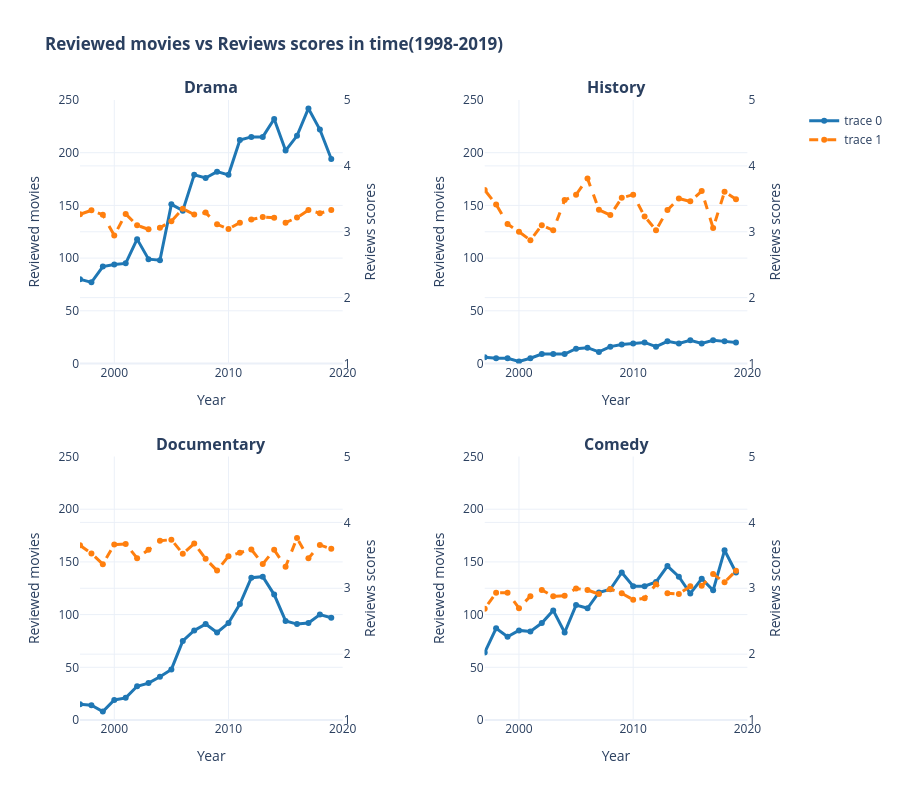

Write notebook code for a chart like this one.
### Markdown cell above
### Reviewed movies vs Reviews scores in time(1998-2019)
Given the reasonable match between reviewed and unreviewed films, we moved forward to compare production with user ratings. We found that none of the genres show any kind of correlation between production volume and user scores.

### Code cell
fig3 = make_subplots(
    rows=2, cols=2,
    subplot_titles=['<b>Drama</b>', '<b>History</b>', '<b>Documentary</b>', '<b>Comedy</b>'],
    vertical_spacing=0.15,
    horizontal_spacing=0.2,
    specs=[[{"secondary_y": True}, {"secondary_y": True}],
           [{"secondary_y": True}, {"secondary_y": True}]]
)

# Hover
for idx, genre in enumerate(genres):
    row, col = (idx // 2) + 1, (idx % 2) + 1

    # Using avg_rating_for_genre
    genre_data = avg_rating_for_genre[avg_rating_for_genre['genre'] == genre]

    # Reviewed movies hover
    fig3.add_trace(
        go.Scatter(
            x=genre_data['year_int'],
            y=genre_data['num_films_reviewed'],
            mode='lines+markers',
            line=dict(color='#1f77b4', width=3),
            marker=dict(size=6),
            showlegend=(idx == 0),
            hovertemplate=f'<b>{genre} %{{x}}</b><br>Movies: %{{y:,}}<extra></extra>'
        ),
        row=row, col=col, secondary_y=False
    )

    # Reviews scores
    fig3.add_trace(
        go.Scatter(
            x=genre_data['year_int'],
            y=genre_data['avg_rating'],
            mode='lines+markers',
            line=dict(color='#ff7f0e', width=3, dash='dash'),
            marker=dict(size=6),
            showlegend=(idx == 0),
            hovertemplate=f'<b>{genre} %{{x}}</b><br>Reviews scores: %{{y:.2f}}<extra></extra>'
        ),
        row=row, col=col, secondary_y=True
    )

fig3.update_layout(
    title=f'<b>Reviewed movies vs Reviews scores in time({first_year}-2019)</b>',
    height=800,
    hovermode="x unified",
    template='plotly_white',
    legend=dict(yanchor="top", y=0.99, xanchor="left", x=1.02)
)

# Axes
for row in [1, 2]:
    for col in [1, 2]:
        # Left: reviewed movies
        fig3.update_yaxes(
            title_text="Reviewed movies",
            secondary_y=False,
            row=row, col=col,
            range=[0, 250]
        )

        # Right: reviews scores
        fig3.update_yaxes(
            title_text="Reviews scores",
            secondary_y=True,
            row=row, col=col,
            range=[1, 5]
        )

        # Asse X
        fig3.update_xaxes(
            title_text="Year",
            row=row, col=col,
            range=[first_year-1, 2020], dtick=10
        )

fig3.show()

### Figure 1 — Plotly figure (JSON) as saved in the notebook; plotly's stock layout.template omitted (floating-point values rounded to 4 significant figures)
{"data": [{"hovertemplate": "<b>Drama %{x}</b><br>Movies: %{y:,}<extra></extra>", "line": {"color": "#1f77b4", "width": 3}, "marker": {"size": 6}, "mode": "lines+markers", "showlegend": true, "x": [1970.0, 1971.0, 1972.0, 1973.0, 1974.0, 1975.0, 1976.0, 1977.0, 1978.0, 1979.0, 1980.0, 1981.0, 1982.0, 1983.0, 1984.0, 1985.0, 1986.0, 1987.0, 1988.0, 1989.0, 1990.0, 1991.0, 1992.0, 1993.0, 1994.0, 1995.0, 1996.0, 1997.0, 1998.0, 1999.0, 2000.0, 2001.0, 2002.0, 2003.0, 2004.0, 2005.0, 2006.0, 2007.0, 2008.0, 2009.0, 2010.0, 2011.0, 2012.0, 2013.0, 2014.0, 2015.0, 2016.0, 2017.0, 2018.0, 2019.0], "y": [26, 23, 23, 37, 28, 32, 25, 34, 24, 25, 28, 26, 35, 32, 32, 37, 39, 34, 41, 48, 52, 47, 57, 64, 69, 80, 79, 80, 77, 92, 94, 95, 118, 99, 98, 151, 145, 179, 176, 182, 179, 212, 215, 215, 232, 202, 216, 242, 222, 194], "type": "scatter", "xaxis": "x", "yaxis": "y"}, {"hovertemplate": "<b>Drama %{x}</b><br>Reviews scores: %{y:.2f}<extra></extra>", "line": {"color": "#ff7f0e", "dash": "dash", "width": 3}, "marker": {"size": 6}, "mode": "lines+markers", "showlegend": true, "x": [1970.0, 1971.0, 1972.0, 1973.0, 1974.0, 1975.0, 1976.0, 1977.0, 1978.0, 1979.0, 1980.0, 1981.0, 1982.0, 1983.0, 1984.0, 1985.0, 1986.0, 1987.0, 1988.0, 1989.0, 1990.0, 1991.0, 1992.0, 1993.0, 1994.0, 1995.0, 1996.0, 1997.0, 1998.0, 1999.0, 2000.0, 2001.0, 2002.0, 2003.0, 2004.0, 2005.0, 2006.0, 2007.0, 2008.0, 2009.0, 2010.0, 2011.0, 2012.0, 2013.0, 2014.0, 2015.0, 2016.0, 2017.0, 2018.0, 2019.0], "y": [3.16, 3.613, 3.315, 3.496, 3.395, 3.431, 3.55, 3.296, 3.043, 3.561, 3.192, 3.478, 3.278, 2.985, 3.398, 2.991, 3.264, 3.268, 3.074, 3.074, 3.356, 3.578, 3.399, 3.253, 2.885, 3.087, 3.072, 3.265, 3.326, 3.256, 2.945, 3.269, 3.098, 3.036, 3.061, 3.16, 3.35, 3.261, 3.291, 3.113, 3.043, 3.136, 3.185, 3.224, 3.212, 3.138, 3.215, 3.329, 3.282, 3.329], "type": "scatter", "xaxis": "x", "yaxis": "y2"}, {"hovertemplate": "<b>History %{x}</b><br>Movies: %{y:,}<extra></extra>", "line": {"color": "#1f77b4", "width": 3}, "marker": {"size": 6}, "mode": "lines+markers", "showlegend": false, "x": [1970.0, 1971.0, 1972.0, 1973.0, 1974.0, 1975.0, 1976.0, 1977.0, 1978.0, 1979.0, 1980.0, 1981.0, 1982.0, 1983.0, 1984.0, 1985.0, 1986.0, 1987.0, 1988.0, 1989.0, 1990.0, 1991.0, 1992.0, 1993.0, 1994.0, 1995.0, 1996.0, 1997.0, 1998.0, 1999.0, 2000.0, 2001.0, 2002.0, 2003.0, 2004.0, 2005.0, 2006.0, 2007.0, 2008.0, 2009.0, 2010.0, 2011.0, 2012.0, 2013.0, 2014.0, 2015.0, 2016.0, 2017.0, 2018.0, 2019.0], "y": [7, 1, 3, 1, 1, 1, 2, 3, 1, 1, 3, 3, 3, 1, 2, 1, 1, 3, 4, 6, 5, 2, 1, 5, 8, 7, 8, 6, 5, 5, 2, 5, 9, 9, 9, 14, 15, 11, 16, 18, 19, 20, 16, 21, 19, 22, 19, 22, 21, 20], "type": "scatter", "xaxis": "x2", "yaxis": "y3"}, {"hovertemplate": "<b>History %{x}</b><br>Reviews scores: %{y:.2f}<extra></extra>", "line": {"color": "#ff7f0e", "dash": "dash", "width": 3}, "marker": {"size": 6}, "mode": "lines+markers", "showlegend": false, "x": [1970.0, 1971.0, 1972.0, 1973.0, 1974.0, 1975.0, 1976.0, 1977.0, 1978.0, 1979.0, 1980.0, 1981.0, 1982.0, 1983.0, 1984.0, 1985.0, 1986.0, 1987.0, 1988.0, 1989.0, 1990.0, 1991.0, 1992.0, 1993.0, 1994.0, 1995.0, 1996.0, 1997.0, 1998.0, 1999.0, 2000.0, 2001.0, 2002.0, 2003.0, 2004.0, 2005.0, 2006.0, 2007.0, 2008.0, 2009.0, 2010.0, 2011.0, 2012.0, 2013.0, 2014.0, 2015.0, 2016.0, 2017.0, 2018.0, 2019.0], "y": [3.214, 3.5, 3.5, 2.0, 2.7, 1.88, 4.0, 3.083, 1.5, 2.0, 3.667, 3.96, 3.0, 3.0, 3.85, 5.0, 4.38, 3.33, 3.782, 3.55, 3.702, 2.75, 2.0, 4.0, 3.67, 3.214, 3.475, 3.633, 3.414, 3.118, 3.0, 2.872, 3.1, 3.022, 3.481, 3.562, 3.81, 3.334, 3.252, 3.514, 3.563, 3.233, 3.024, 3.33, 3.504, 3.461, 3.617, 3.056, 3.607, 3.492], "type": "scatter", "xaxis": "x2", "yaxis": "y4"}, {"hovertemplate": "<b>Documentary %{x}</b><br>Movies: %{y:,}<extra></extra>", "line": {"color": "#1f77b4", "width": 3}, "marker": {"size": 6}, "mode": "lines+markers", "showlegend": false, "x": [1970.0, 1971.0, 1972.0, 1973.0, 1974.0, 1975.0, 1977.0, 1978.0, 1979.0, 1980.0, 1981.0, 1982.0, 1983.0, 1984.0, 1985.0, 1986.0, 1987.0, 1988.0, 1989.0, 1990.0, 1991.0, 1992.0, 1993.0, 1994.0, 1995.0, 1996.0, 1997.0, 1998.0, 1999.0, 2000.0, 2001.0, 2002.0, 2003.0, 2004.0, 2005.0, 2006.0, 2007.0, 2008.0, 2009.0, 2010.0, 2011.0, 2012.0, 2013.0, 2014.0, 2015.0, 2016.0, 2017.0, 2018.0, 2019.0], "y": [6, 4, 7, 5, 3, 4, 1, 1, 4, 3, 6, 5, 3, 3, 5, 1, 3, 7, 4, 6, 7, 6, 4, 7, 10, 7, 15, 14, 8, 19, 21, 32, 35, 41, 48, 75, 85, 91, 83, 92, 110, 135, 136, 119, 94, 91, 92, 100, 97], "type": "scatter", "xaxis": "x3", "yaxis": "y5"}, {"hovertemplate": "<b>Documentary %{x}</b><br>Reviews scores: %{y:.2f}<extra></extra>", "line": {"color": "#ff7f0e", "dash": "dash", "width": 3}, "marker": {"size": 6}, "mode": "lines+markers", "showlegend": false, "x": [1970.0, 1971.0, 1972.0, 1973.0, 1974.0, 1975.0, 1977.0, 1978.0, 1979.0, 1980.0, 1981.0, 1982.0, 1983.0, 1984.0, 1985.0, 1986.0, 1987.0, 1988.0, 1989.0, 1990.0, 1991.0, 1992.0, 1993.0, 1994.0, 1995.0, 1996.0, 1997.0, 1998.0, 1999.0, 2000.0, 2001.0, 2002.0, 2003.0, 2004.0, 2005.0, 2006.0, 2007.0, 2008.0, 2009.0, 2010.0, 2011.0, 2012.0, 2013.0, 2014.0, 2015.0, 2016.0, 2017.0, 2018.0, 2019.0], "y": [3.687, 3.75, 2.709, 4.29, 4.227, 2.625, 3.5, 1.5, 3.025, 2.917, 3.73, 3.926, 3.133, 3.693, 2.786, 2.0, 3.817, 3.554, 3.888, 3.345, 3.251, 3.147, 3.952, 3.657, 3.642, 3.311, 3.652, 3.529, 3.365, 3.663, 3.673, 3.456, 3.585, 3.721, 3.737, 3.524, 3.679, 3.446, 3.268, 3.487, 3.54, 3.589, 3.368, 3.583, 3.327, 3.763, 3.454, 3.658, 3.598], "type": "scatter", "xaxis": "x3", "yaxis": "y6"}, {"hovertemplate": "<b>Comedy %{x}</b><br>Movies: %{y:,}<extra></extra>", "line": {"color": "#1f77b4", "width": 3}, "marker": {"size": 6}, "mode": "lines+markers", "showlegend": false, "x": [1970.0, 1971.0, 1972.0, 1973.0, 1974.0, 1975.0, 1976.0, 1977.0, 1978.0, 1979.0, 1980.0, 1981.0, 1982.0, 1983.0, 1984.0, 1985.0, 1986.0, 1987.0, 1988.0, 1989.0, 1990.0, 1991.0, 1992.0, 1993.0, 1994.0, 1995.0, 1996.0, 1997.0, 1998.0, 1999.0, 2000.0, 2001.0, 2002.0, 2003.0, 2004.0, 2005.0, 2006.0, 2007.0, 2008.0, 2009.0, 2010.0, 2011.0, 2012.0, 2013.0, 2014.0, 2015.0, 2016.0, 2017.0, 2018.0, 2019.0], "y": [13, 14, 16, 17, 19, 13, 20, 14, 15, 21, 28, 12, 25, 26, 30, 31, 40, 35, 58, 52, 33, 45, 50, 41, 62, 57, 69, 64, 87, 79, 85, 84, 92, 104, 83, 109, 106, 121, 124, 140, 127, 127, 131, 146, 136, 120, 134, 123, 161, 140], "type": "scatter", "xaxis": "x4", "yaxis": "y7"}, {"hovertemplate": "<b>Comedy %{x}</b><br>Reviews scores: %{y:.2f}<extra></extra>", "line": {"color": "#ff7f0e", "dash": "dash", "width": 3}, "marker": {"size": 6}, "mode": "lines+markers", "showlegend": false, "x": [1970.0, 1971.0, 1972.0, 1973.0, 1974.0, 1975.0, 1976.0, 1977.0, 1978.0, 1979.0, 1980.0, 1981.0, 1982.0, 1983.0, 1984.0, 1985.0, 1986.0, 1987.0, 1988.0, 1989.0, 1990.0, 1991.0, 1992.0, 1993.0, 1994.0, 1995.0, 1996.0, 1997.0, 1998.0, 1999.0, 2000.0, 2001.0, 2002.0, 2003.0, 2004.0, 2005.0, 2006.0, 2007.0, 2008.0, 2009.0, 2010.0, 2011.0, 2012.0, 2013.0, 2014.0, 2015.0, 2016.0, 2017.0, 2018.0, 2019.0], "y": [2.908, 3.246, 2.956, 3.759, 3.132, 3.673, 3.251, 3.136, 2.445, 3.159, 3.081, 2.475, 2.875, 2.652, 3.174, 3.078, 2.801, 2.763, 2.782, 2.689, 2.577, 2.659, 2.781, 2.516, 2.535, 2.744, 2.712, 2.691, 2.931, 2.933, 2.698, 2.88, 2.974, 2.877, 2.885, 2.997, 2.972, 2.912, 2.988, 2.924, 2.825, 2.847, 3.061, 2.925, 2.914, 3.029, 3.037, 3.215, 3.091, 3.265], "type": "scatter", "xaxis": "x4", "yaxis": "y8"}], "layout": {"xaxis": {"anchor": "y", "domain": [0.0, 0.37], "title": {"text": "Year"}, "range": [1997, 2020], "dtick": 10}, "yaxis": {"anchor": "x", "domain": [0.575, 1.0], "title": {"text": "Reviewed movies"}, "range": [0, 250]}, "yaxis2": {"anchor": "x", "overlaying": "y", "side": "right", "title": {"text": "Reviews scores"}, "range": [1, 5]}, "xaxis2": {"anchor": "y3", "domain": [0.57, 0.94], "title": {"text": "Year"}, "range": [1997, 2020], "dtick": 10}, "yaxis3": {"anchor": "x2", "domain": [0.575, 1.0], "title": {"text": "Reviewed movies"}, "range": [0, 250]}, "yaxis4": {"anchor": "x2", "overlaying": "y3", "side": "right", "title": {"text": "Reviews scores"}, "range": [1, 5]}, "xaxis3": {"anchor": "y5", "domain": [0.0, 0.37], "title": {"text": "Year"}, "range": [1997, 2020], "dtick": 10}, "yaxis5": {"anchor": "x3", "domain": [0.0, 0.425], "title": {"text": "Reviewed movies"}, "range": [0, 250]}, "yaxis6": {"anchor": "x3", "overlaying": "y5", "side": "right", "title": {"text": "Reviews scores"}, "range": [1, 5]}, "xaxis4": {"anchor": "y7", "domain": [0.57, 0.94], "title": {"text": "Year"}, "range": [1997, 2020], "dtick": 10}, "yaxis7": {"anchor": "x4", "domain": [0.0, 0.425], "title": {"text": "Reviewed movies"}, "range": [0, 250]}, "yaxis8": {"anchor": "x4", "overlaying": "y7", "side": "right", "title": {"text": "Reviews scores"}, "range": [1, 5]}, "annotations": [{"font": {"size": 16}, "showarrow": false, "text": "<b>Drama</b>", "x": 0.185, "xanchor": "center", "xref": "paper", "y": 1.0, "yanchor": "bottom", "yref": "paper"}, {"font": {"size": 16}, "showarrow": false, "text": "<b>History</b>", "x": 0.755, "xanchor": "center", "xref": "paper", "y": 1.0, "yanchor": "bottom", "yref": "paper"}, {"font": {"size": 16}, "showarrow": false, "text": "<b>Documentary</b>", "x": 0.185, "xanchor": "center", "xref": "paper", "y": 0.425, "yanchor": "bottom", "yref": "paper"}, {"font": {"size": 16}, "showarrow": false, "text": "<b>Comedy</b>", "x": 0.755, "xanchor": "center", "xref": "paper", "y": 0.425, "yanchor": "bottom", "yref": "paper"}], "legend": {"yanchor": "top", "y": 0.99, "xanchor": "left", "x": 1.02}, "title": {"text": "<b>Reviewed movies vs Reviews scores in time(1998-2019)</b>"}, "height": 800, "hovermode": "x unified"}}
